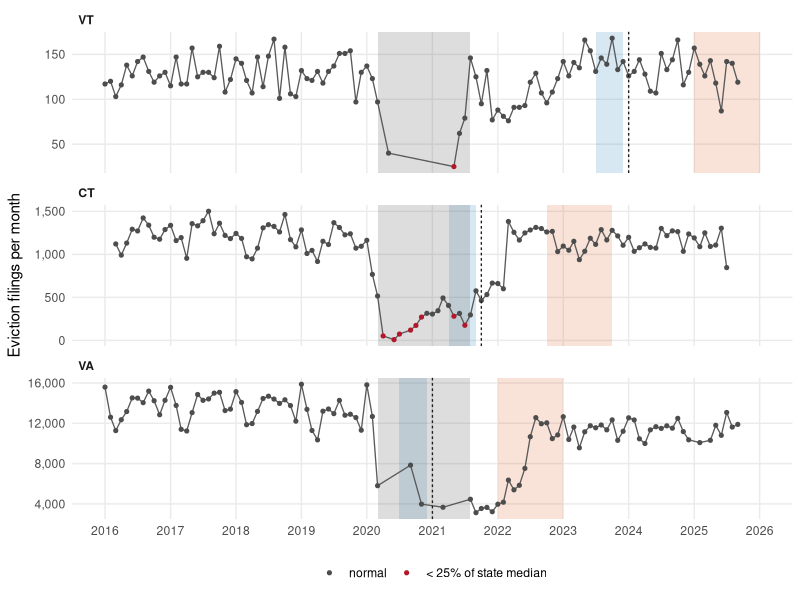
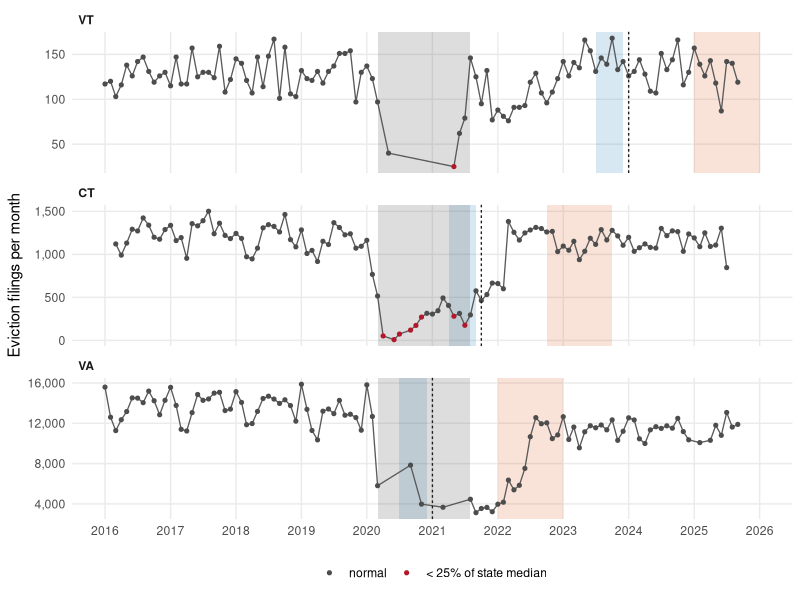

These charts were generated, in order, by the following R code:
# =============================================================================
# plot_state_series_check.R  (2026-09-14)
#
# Series check for states whose COVID baseline->outcome drift looked implausibly
# large in straddle_pooled_contamination.R (VA -0.447, CT +0.419, AZ +0.275).
# Eviction filings are normally smooth, so a ~50% swing is either real
# moratorium suppression or a reporting artifact -- this separates them.
#
# Shows: raw filings, the COVID drop window, online launch, the 6-month
# pre-launch baseline, the 12-24 month outcome window, and months that fall
# below 25% of the state's own median (flagged).
#
# Output: figures/state_series_check.{png,pdf}
# =============================================================================

suppressPackageStartupMessages({library(tidyverse); library(lubridate); library(glue)})
theme_set(theme_minimal(base_size = 11))
CS <- as.Date("2020-03-01"); CE <- as.Date("2021-07-31")
STATES <- c("VT","CT","VA")
LAUNCH <- c(VT = as.Date("2024-01-01"), CT = as.Date("2021-10-01"), VA = as.Date("2021-01-01"))

d <- read_csv("data/raw/state_month_panel_with_treatment.csv", show_col_types = FALSE) %>%
  mutate(month_date = as.Date(month_date)) %>% filter(state_abb %in% STATES) %>%
  group_by(state_abb) %>% mutate(med = median(filings_count),
                                 low = filings_count < 0.25 * med) %>% ungroup() %>%
  mutate(state_abb = factor(state_abb, levels = STATES))

win <- tibble(state_abb = factor(STATES, levels = STATES), L = LAUNCH[STATES]) %>%
  mutate(b_lo = L %m-% months(6), b_hi = L %m-% months(1),
         o_lo = L %m+% months(12), o_hi = L %m+% months(24))

p <- ggplot(d, aes(month_date, filings_count)) +
  geom_rect(data = win, inherit.aes = FALSE,
            aes(xmin = b_lo, xmax = b_hi, ymin = -Inf, ymax = Inf),
            fill = "#2C7FB8", alpha = 0.18) +
  geom_rect(data = win, inherit.aes = FALSE,
            aes(xmin = o_lo, xmax = o_hi, ymin = -Inf, ymax = Inf),
            fill = "#D94801", alpha = 0.15) +
  annotate("rect", xmin = CS, xmax = CE, ymin = -Inf, ymax = Inf,
           fill = "grey35", alpha = 0.20) +
  geom_line(colour = "grey35", linewidth = 0.45) +
  geom_point(aes(colour = low), size = 1.1) +
  geom_vline(data = win, aes(xintercept = L), linetype = "22",
             colour = "grey10", linewidth = 0.45) +
  scale_colour_manual(values = c(`FALSE` = "grey30", `TRUE` = "#B2182B"),
                      labels = c("normal", "< 25% of state median"), name = NULL) +
  scale_y_continuous(labels = scales::comma) +
  scale_x_date(date_breaks = "1 year", date_labels = "%Y") +
  facet_wrap(~ state_abb, ncol = 1, scales = "free_y") +
  labs(x = NULL, y = "Eviction filings per month") +
  theme(legend.position = "bottom", panel.grid.minor = element_blank(),
        strip.text = element_text(face = "bold", hjust = 0))

ggsave("figures/state_series_check.png", p, width = 9.5, height = 7.4, dpi = 220, bg = "white")
ggsave("figures/state_series_check.pdf", p, width = 9.5, height = 7.4, bg = "white")

cat("grey band = COVID drop | blue = 6-mo pre-launch baseline | orange = 12-24 mo outcome window\n")
cat("dashed line = online launch\n\n")
d %>% group_by(state_abb) %>%
  summarise(median = median(filings_count), min = min(filings_count), max = max(filings_count),
            n_low = sum(low), .groups = "drop") %>% as.data.frame() %>% print(row.names = FALSE)
